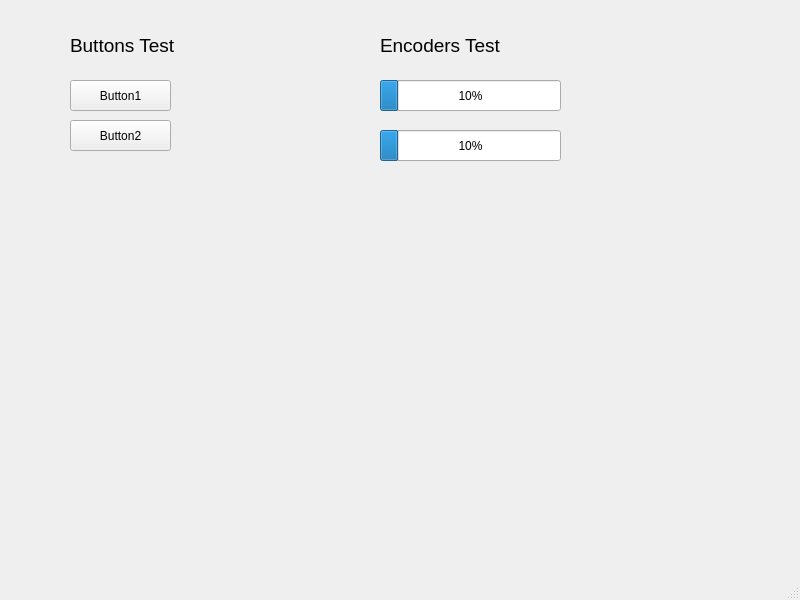
<?xml version="1.0" encoding="UTF-8"?>
<ui version="4.0">
 <class>MainWindow</class>
 <widget class="QMainWindow" name="MainWindow">
  <property name="geometry">
   <rect>
    <x>0</x>
    <y>0</y>
    <width>800</width>
    <height>600</height>
   </rect>
  </property>
  <property name="windowTitle">
   <string>MainWindow</string>
  </property>
  <widget class="QWidget" name="centralwidget">
   <widget class="QProgressBar" name="progressBar1">
    <property name="geometry">
     <rect>
      <x>380</x>
      <y>80</y>
      <width>181</width>
      <height>31</height>
     </rect>
    </property>
    <property name="value">
     <number>10</number>
    </property>
   </widget>
   <widget class="QProgressBar" name="progressBar2">
    <property name="geometry">
     <rect>
      <x>380</x>
      <y>130</y>
      <width>181</width>
      <height>31</height>
     </rect>
    </property>
    <property name="value">
     <number>10</number>
    </property>
   </widget>
   <widget class="QLabel" name="label">
    <property name="geometry">
     <rect>
      <x>380</x>
      <y>30</y>
      <width>131</width>
      <height>31</height>
     </rect>
    </property>
    <property name="font">
     <font>
      <pointsize>14</pointsize>
     </font>
    </property>
    <property name="text">
     <string>Encoders Test</string>
    </property>
   </widget>
   <widget class="QLabel" name="label_2">
    <property name="geometry">
     <rect>
      <x>70</x>
      <y>30</y>
      <width>111</width>
      <height>31</height>
     </rect>
    </property>
    <property name="font">
     <font>
      <pointsize>14</pointsize>
     </font>
    </property>
    <property name="text">
     <string>Buttons Test</string>
    </property>
   </widget>
   <widget class="QPushButton" name="pushButton1">
    <property name="geometry">
     <rect>
      <x>70</x>
      <y>80</y>
      <width>101</width>
      <height>31</height>
     </rect>
    </property>
    <property name="autoFillBackground">
     <bool>false</bool>
    </property>
    <property name="text">
     <string>Button1</string>
    </property>
   </widget>
   <widget class="QPushButton" name="pushButton2">
    <property name="geometry">
     <rect>
      <x>70</x>
      <y>120</y>
      <width>101</width>
      <height>31</height>
     </rect>
    </property>
    <property name="text">
     <string>Button2</string>
    </property>
   </widget>
  </widget>
  <widget class="QMenuBar" name="menubar">
   <property name="geometry">
    <rect>
     <x>0</x>
     <y>0</y>
     <width>800</width>
     <height>22</height>
    </rect>
   </property>
  </widget>
  <widget class="QStatusBar" name="statusbar"/>
 </widget>
 <resources/>
 <connections/>
</ui>
